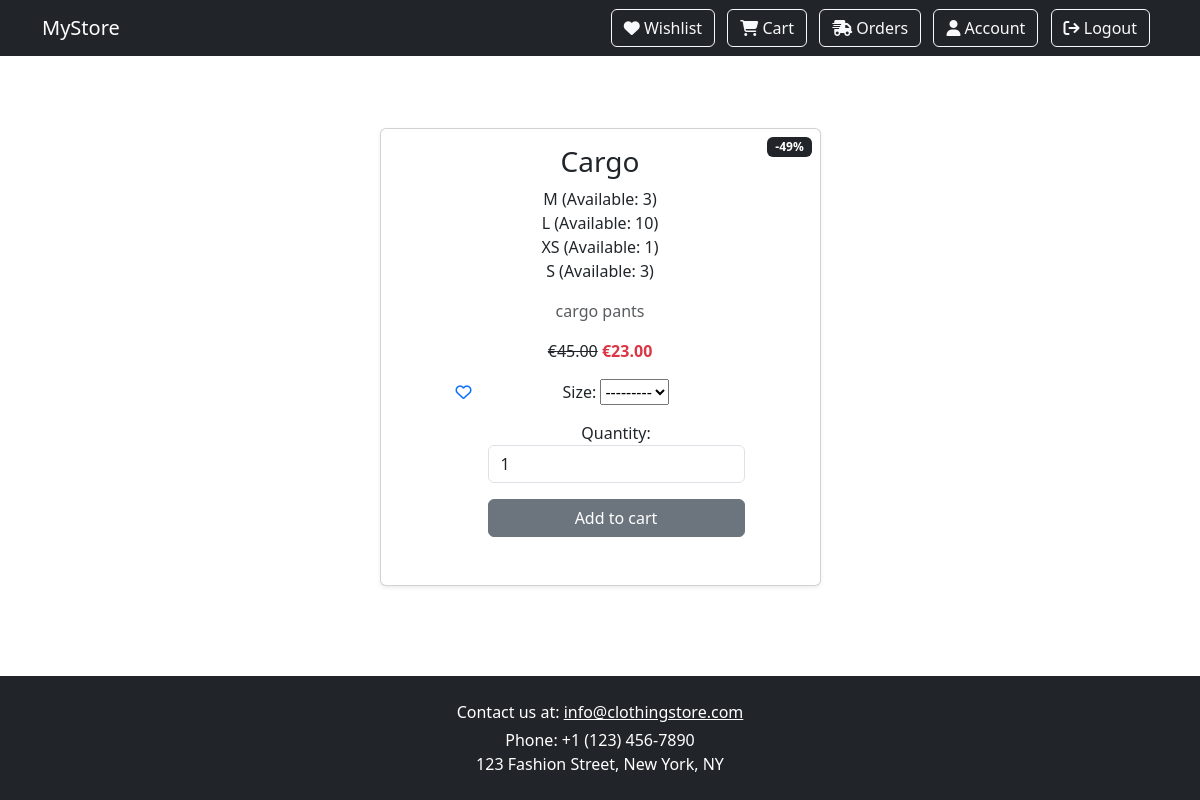
The page /products/product/5 (signed in) on the database as committed earlier.
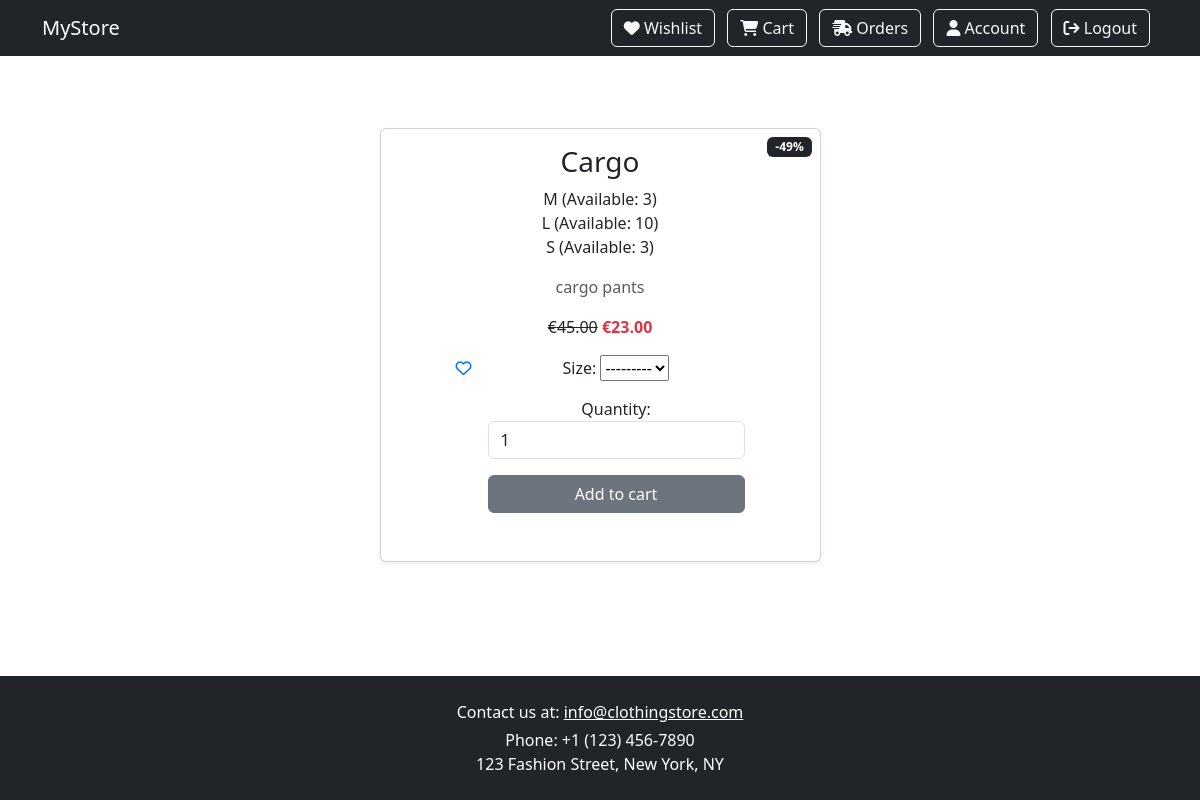
The same page on the database as committed later.
### products/models.py (models this page shows, shortened)
class ProductStock(models.Model):
    product = models.ForeignKey(Product, on_delete=models.CASCADE, related_name='product')
    size = models.ForeignKey(Size, on_delete=models.CASCADE)
    stock = models.PositiveIntegerField(default=0)
    class Meta:
        unique_together = ('product', 'size')

class Size(models.Model):
    name = models.CharField(max_length=20, primary_key=True)
    description = models.TextField(max_length=280, blank=True)
    class Meta:
        db_table = "Sizes"
        ordering = ['name']
    def __str__(self):
        return self.name

### products/views.py (the view)
# urls.py: path('product/<int:pk>', views.product, name='product'),
def product(request,pk):
    product = Product.objects.get(id=pk)
    size = ProductStock.objects.filter(product=product)
    form = AddToCartForm()
    available_sizes = [ps.size for ps in size]
    form.fields['size'].queryset = Size.objects.filter(pk__in=[size.pk for size in available_sizes])
    user = request.user
    profile = Profile.objects.get(user=user)
    favorites = profile.favourites.all()
    context = {
        'favorites': favorites,
        'product': product,
        'sizes': size,
        'form': form,
    }
    return render(request, 'product.html', context)

### shop/forms.py
class AddToCartForm(forms.Form):
    size = forms.ModelChoiceField(queryset=Size.objects.all(), required=True, label="Size")
    quantity = forms.IntegerField(min_value=1, initial=1, label="Quantity", widget=forms.NumberInput(attrs={'class': 'form-control', 'placeholder': 'Enter quantity'}))

### products/models.py (called while the page is built)
    @property
    def discount_percentage(self):
        if self.is_sale and self.price and self.sale_price:
            return round((self.price - self.sale_price) / self.price * 100)
        return 0

### static/context_processors.py (called while the page is built)
def user_roles(request):
    user = request.user
    return {
        'is_client': user.is_authenticated and user.groups.filter(name='client').exists(),
        'is_manager': user.is_authenticated and user.groups.filter(name='manager').exists(),
        'is_admin': user.is_authenticated and user.is_superuser,
    }

### templates/product.html (shortened to what this page needs)
{% extends 'base.html' %}
{% load static %}
{% block content %}
    <div class="container py-5">
        <div class="row justify-content-center">
            <div class="col-md-6 col-lg-5">
                <div class="card shadow-sm">
                    {% if product.is_sale %}
                        <div class="badge bg-dark text-white position-absolute" style="top: 0.5rem; right: 0.5rem">-{{ product.discount_percentage }}%</div>
                    {% endif %}
                    <div class="card-body text-center">
                        <h3 class="card-title">{{ product.name }}</h3>
                        {% if sizes %}
                            <ul class="list-unstyled">
                            {% for product in sizes %}
                                <li>{{ product.size.name }} (Available: {{ product.stock }})</li>
                            {% endfor %}
                            </ul>
                        {% else %}
                            <span class="text-danger"><strong>No sizes available</strong></span>
                        {% endif %}
                        <p class="card-text text-muted">{{ product.description }}</p>
                        {% if product.is_sale %}
                            <strike>€{{ product.price }}</strike>
                            <span class="text-danger"><strong>€{{ product.sale_price }}</strong></span>
                        {% else %}
                            <span><strong>€{{ product.price }}</strong></span>
                        {% endif %}
                        <div class="d-flex justify-content-center gap-3 p-3">
                            {% if is_client %}
                                <form method="post" action="{% url 'toggle_wishlist' product.id %}">
                                    <button type="submit" class="btn btn-link p-0 border-0 bg-transparent">
                                        {% if product in favorites %}
                                            <i class="fa-solid fa-heart"></i>
                                        {% else %}
                                            <i class="fa-regular fa-heart"></i>
                                        {% endif %}
                                    </button>
                                </form>
                                <form method="post" action="{% url 'add_to_cart' %}">
                                    {{ form.as_p }}
                                    <button type="submit" class="btn btn-secondary w-100 mb-3">Add to cart</button>
                                </form>
                            {% endif %}
                        </div>
                    </div>
                </div>
            </div>
        </div>
    </div>
{% endblock %}

Rows that differ between the two databases and show on the page:
removed ProductStock: size.name "XS", stock "1"
